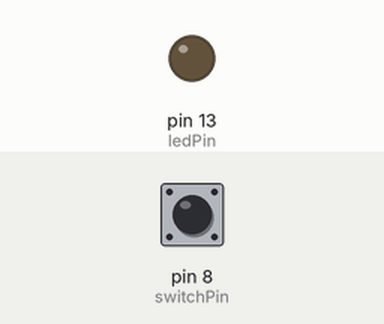
Recording of a sketch running on a simulated Arduino Uno, built with avr-gcc and run on an emulated ATmega328P. Parts: output pins drawn as LEDs (lit = HIGH). The inputs (shaded band) are chosen by the test bench; at power-on: pin 8 (switchPin) LOW.

Above: at 1.2 s.
1.3 s: pin 8 (switchPin) pulsed HIGH 5 times (0.12 s each, 0.3 s apart)
At 3.6 s:
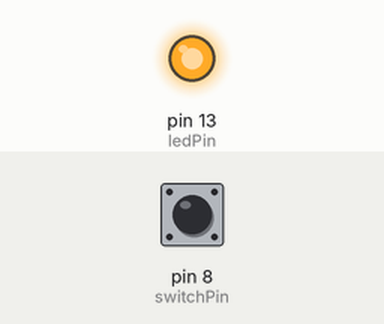
Timing chart, 0 to 5.1 s (numbered marks = the images above; inputs shaded):
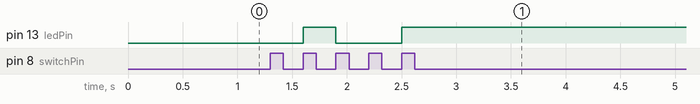

Measured:
- after the input at 1.3 s, pin 13 (ledPin): LOW → HIGH after 0.30 s, → LOW 0.30 s later, → HIGH 0.60 s later

The sketch:

switch_led.ino
```cpp
int ledPin = 13;
int switchPin = 8;
boolean lastBtn = LOW;
boolean ledOn = false;

void setup()
{
  pinMode(switchPin, INPUT);
  pinMode(ledPin, OUTPUT);
}

void loop()
{
  if (digitalRead(switchPin) == HIGH && lastBtn == LOW)
  {
    ledOn = !ledOn;
    lastBtn = HIGH;
  } else {
    lastBtn = digitalRead(switchPin);
  }

  digitalWrite(ledPin, ledOn);
}
```
